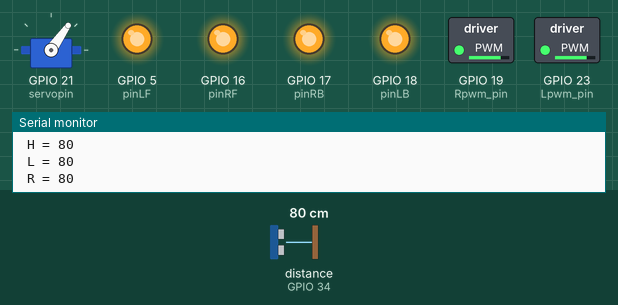
Bench run of a sketch on a simulated ESP32. Parts: servo, switched loads named in the sketch (green lamp = pin HIGH), output pins drawn as LEDs (lit = HIGH), the last lines printed to the serial monitor. Wiring (inferred from the names in the program): ultrasonic range finder: trigger GPIO 33; echo GPIO 34; servo: signal GPIO 21. The test bench sets the inputs (shaded band); at power-on: distance to the obstacle (sensor on GPIO 34) 80 cm. The echo pulse lasts 58.3 µs per cm; servo pulses on a pin are drawn as a servo (544–2400 µs = 0–180°); pins used as bus, display or sensor lines are not drawn.

Above: at 1.4 s.
1.5 s: distance to the obstacle (sensor on GPIO 34) set to 64 cm
4.9 s: distance to the obstacle (sensor on GPIO 34) set to 57 cm
At 6.7 s:
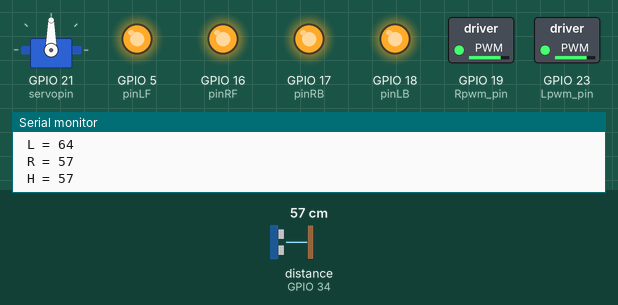
8.3 s: distance to the obstacle (sensor on GPIO 34) set to 36 cm
11.7 s: distance to the obstacle (sensor on GPIO 34) set to 32 cm
At 14.1 s:
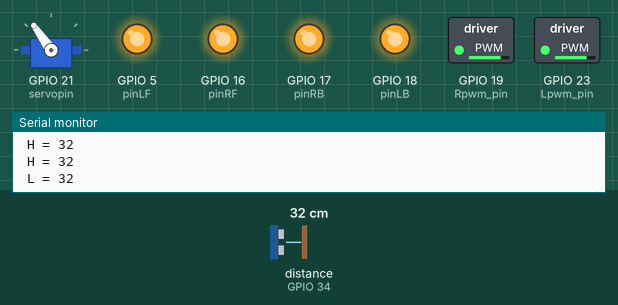
15.1 s: distance to the obstacle (sensor on GPIO 34) set to 35 cm
At 16.93 s:
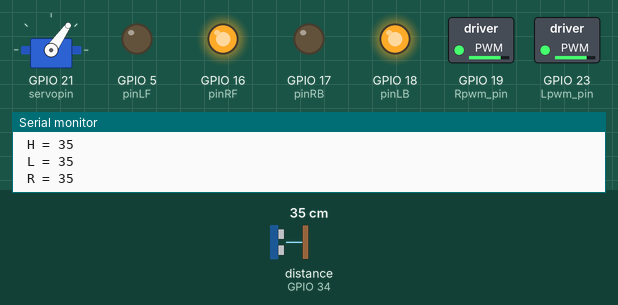
18.5 s: distance to the obstacle (sensor on GPIO 34) set to 2 cm
At 21.48 s:
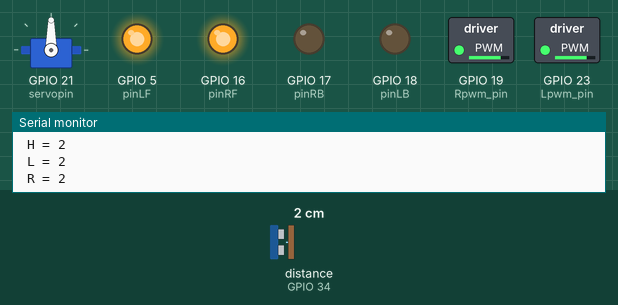
Timing chart, 0 to 22.9 s (numbered marks = the images above; inputs shaded):
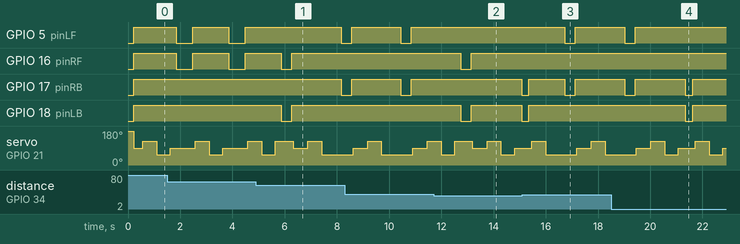

Measured:
- the behaviour switches between 61 and 60 cm on distance to the obstacle (sensor on GPIO 34) (found by bisection; images 0 and 1)
- the behaviour switches between 35 and 34 cm on distance to the obstacle (sensor on GPIO 34) (found by bisection; images 1 and 2)
- after the input at 4.9 s, GPIO 17 (pinRB): HIGH → LOW after 3.3 s; GPIO 18 (pinLB): HIGH → LOW after 0.98 s, → HIGH 0.40 s later
- after the input at 11.7 s, GPIO 5 (pinLF): stays HIGH (without the input it goes to LOW after 1.0 s); GPIO 16 (pinRF): HIGH → LOW after 1.0 s, → HIGH 0.40 s later; GPIO 18 (pinLB): HIGH → LOW after 1.0 s, → HIGH 0.40 s later, → LOW 1.9 s later
- after the input at 15.1 s, GPIO 5 (pinLF): HIGH → LOW after 1.6 s, → HIGH 0.40 s later; GPIO 18 (pinLB): goes on until 15.4 s, then stays HIGH
- after the input at 18.5 s, GPIO 5 (pinLF): goes on until 19.4 s, then stays HIGH; GPIO 18 (pinLB): HIGH → LOW after 2.8 s, → HIGH 0.28 s later

The sketch:

Obstacle_Avoidance_Car_LOLIN32.ino
```cpp
#include <analogWrite.h>

// PIN DEFINITIONS
#define inputPin 34    // ultrasonic module   ECHO
#define outputPin 33  // ultrasonic module  TRIG
#define Lpwm_pin 23    //pin of controlling speed---- ENA of motor driver board
#define Rpwm_pin 19   //pin of controlling speed---- ENB of motor driver board
#define pinLB 18           //pin of controlling turning---- IN1 of motor driver board
#define pinLF 5            //pin of controlling turning---- IN2 of motor driver board
#define pinRB 17          //pin of controlling turning---- IN3 of motor driver board
#define pinRF 16          //pin of controlling turning---- IN4 of motor driver board
int servopin = 21;       //pin to signal of servo motor

// VARIABLE DEFINITIONS
unsigned char Lpwm_val = 200; //initialized left wheel speed at 250
unsigned char Rpwm_val = 200; //initialized right wheel speed at 250
int Car_state = 0;           //the working state of car
int myangle;                //defining variable of angle
int pulsewidth;              //defining variable of pulse width
unsigned char DuoJiao = 90;  //initialized angle of motor at 90°
int angleServoLeft = 35;
int angleServoStraight = 0;
int angleServoRight = -35;

void servopulse(int servopin, int myangle) //defining a function of pulse
{
  myangle = max(min(myangle, 90), -90);
  pulsewidth = ((myangle + 90) * 11) + 500; //converting angle into pulse width value at 500-2480
  digitalWrite(servopin, HIGH); //increasing the level of motor interface to upmost
  delayMicroseconds(pulsewidth); //delaying microsecond of pulse width value
  digitalWrite(servopin, LOW); //decreasing the level of motor interface to the least
  delay(20 - pulsewidth / 1000);
}
void Set_servopulse(int set_val)
{
  for (int i = 0; i <= 10; i++) //giving motor enough time to turn to assigning point
    servopulse(servopin, set_val); //invokimg pulse function
}
void M_Control_IO_config(void)
{
  pinMode(pinLB, OUTPUT); // /pin 2
  pinMode(pinLF, OUTPUT); // pin 4
  pinMode(pinRB, OUTPUT); // pin 7
  pinMode(pinRF, OUTPUT); // pin 8
  pinMode(Lpwm_pin, OUTPUT); // pin 11 (PWM)
  pinMode(Rpwm_pin, OUTPUT); // pin10(PWM)
}
void Set_Speed(unsigned char Left, unsigned char Right) //function of setting speed
{
  analogWrite(Lpwm_pin, Left);
  analogWrite(Rpwm_pin, Right);
}
void advance()    //  going forward
{
  digitalWrite(pinRB, HIGH); // making motor move towards right rear
  digitalWrite(pinRF, LOW);
  digitalWrite(pinLB, HIGH); // making motor move towards left rear
  digitalWrite(pinLF, LOW);
  Car_state = 1;
}
void turnR()        //turning right(dual wheel)
{
  digitalWrite(pinRB, LOW); //making motor move towards right rear
  digitalWrite(pinRF, HIGH);
  digitalWrite(pinLB, HIGH);
  digitalWrite(pinLF, LOW); //making motor move towards left front
  Car_state = 4;
}
void turnL()         //turning left(dual wheel)
{
  digitalWrite(pinRB, HIGH);
  digitalWrite(pinRF, LOW );  //making motor move towards right front
  digitalWrite(pinLB, LOW);  //making motor move towards left rear
  digitalWrite(pinLF, HIGH);
  Car_state = 3;
}
void stopp()        //stop
{
  digitalWrite(pinRB, HIGH);
  digitalWrite(pinRF, HIGH);
  digitalWrite(pinLB, HIGH);
  digitalWrite(pinLF, HIGH);
  Car_state = 5;
}
void back()         //back up
{
  digitalWrite(pinRB, LOW); //making motor move towards right rear
  digitalWrite(pinRF, HIGH);
  digitalWrite(pinLB, LOW); //making motor move towards left rear
  digitalWrite(pinLF, HIGH);
  Car_state = 2;
}


void Self_Control(void)//self-going, ultrasonic obstacle avoidance
{
  int H;

  Set_servopulse(angleServoStraight);

/*
  H = Ultrasonic_Ranging(1);
  delay(300);

  if (H < 35)
  {
    stopp();
    delay(100);
    back();
    delay(50);
  }
*/

  H = Ultrasonic_Ranging(1);
  if (H < 6000000000)
  {
    stopp();
    delay(100);
    Set_servopulse(angleServoLeft);
    unsigned long L = ask_pin_L(2);
    delay(300);
    Set_servopulse(angleServoRight);
    unsigned long R = ask_pin_R(3);
    delay(300);

    if (L > 60 & R > 60 & H > 35)
    {
      Set_servopulse(angleServoStraight);
      advance();
      delay(400);
    }
    else if ((L  < 35 && H < 35) || (R < 35 && H < 35))
    {
      Set_servopulse(angleServoStraight);
      stopp();
      delay(50);
      back();
      delay(50);
    }
    else if (L > R)
    {
      Set_servopulse(angleServoLeft);
      // back();
      // delay(100); //old 100
      turnL();
      delay(400);  //old 400
      stopp();
      delay(50);
      Set_servopulse(angleServoStraight);
      H = Ultrasonic_Ranging(1);
      // delay(500);
    }
    else
    {
      Set_servopulse(angleServoRight  );
      // back();
      // delay(100);
      turnR();
      delay(400);
      stopp();
      delay(50);
      Set_servopulse(angleServoStraight);
      H = Ultrasonic_Ranging(1);
      // delay(500);
    }

  }
  else
  {
    advance();
  }
}
int Ultrasonic_Ranging(unsigned char Mode)//function of ultrasonic distance detecting ，MODE=1，displaying，no displaying under other situation

{
  int old_distance;
  digitalWrite(outputPin, LOW);
  delayMicroseconds(2);
  digitalWrite(outputPin, HIGH);
  delayMicroseconds(10);
  digitalWrite(outputPin, LOW);
  unsigned long distance = pulseIn(inputPin, HIGH);  // reading the duration of high level
  distance = distance / 58; // Transform pulse time to distance
  if (Mode == 1) {
    Serial.print("\n H = ");
    Serial.print(distance, DEC);
    }
  return distance;
}
unsigned long ask_pin_L(unsigned char Mode)
{
  int old_Ldistance;
  digitalWrite(outputPin, LOW);
  delayMicroseconds(2);
  digitalWrite(outputPin, HIGH);
  delayMicroseconds(10);
  digitalWrite(outputPin, LOW);
  unsigned long Ldistance = pulseIn(inputPin, HIGH);
  Ldistance = Ldistance / 58; // Transform pulse time to distance
  if (Mode == 2) {
    Serial.print("\n L = ");
    Serial.print(Ldistance, DEC);
  }
  return Ldistance;
}
unsigned long ask_pin_R(unsigned char Mode)
{
  int old_Rdistance;
  digitalWrite(outputPin, LOW);
  delayMicroseconds(2);
  digitalWrite(outputPin, HIGH); //
  delayMicroseconds(10);
  digitalWrite(outputPin, LOW);
  unsigned long Rdistance = pulseIn(inputPin, HIGH);
  Rdistance = Rdistance / 58; // Transform pulse time to distance
  if (Mode == 3) {
    Serial.print("\n R = ");
    Serial.print(Rdistance, DEC);
  }
  return Rdistance;
}

void setup()
{
  pinMode(servopin, OUTPUT); //setting motor interface as output
  M_Control_IO_config();     //motor controlling the initialization of IO
  Set_Speed(Lpwm_val, Rpwm_val); //setting initialized speed
  Set_servopulse(DuoJiao);       //setting initialized motor angle
  pinMode(inputPin, INPUT);      //starting receiving IR remote control signal
  pinMode(outputPin, OUTPUT);    //IO of ultrasonic module
  Serial.begin(9600);            //initialized serial port , using Bluetooth as serial port, setting baud
  stopp();                       //stop
}
void loop()
{
  /*
    stopp();
    delay(500);
    turnR();
    delay(500);
    turnL();
    delay(500);
  */
  Self_Control();
}
```
